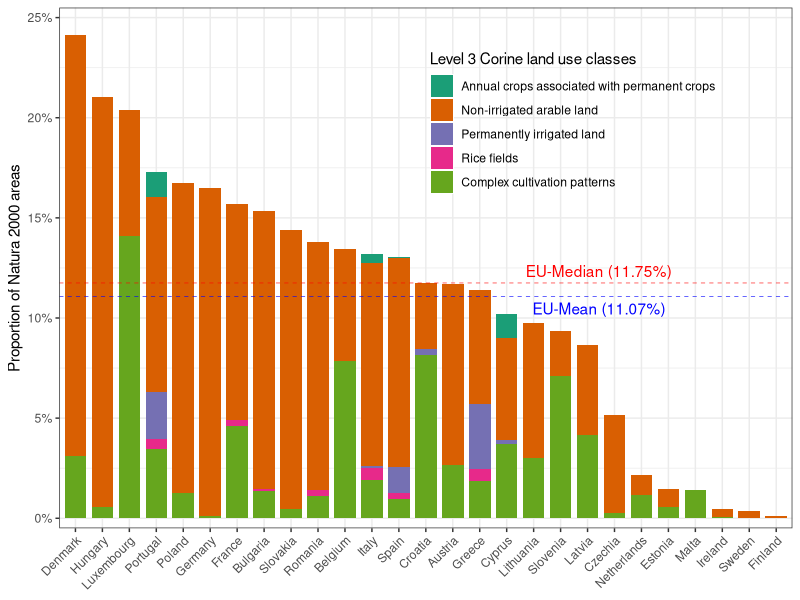
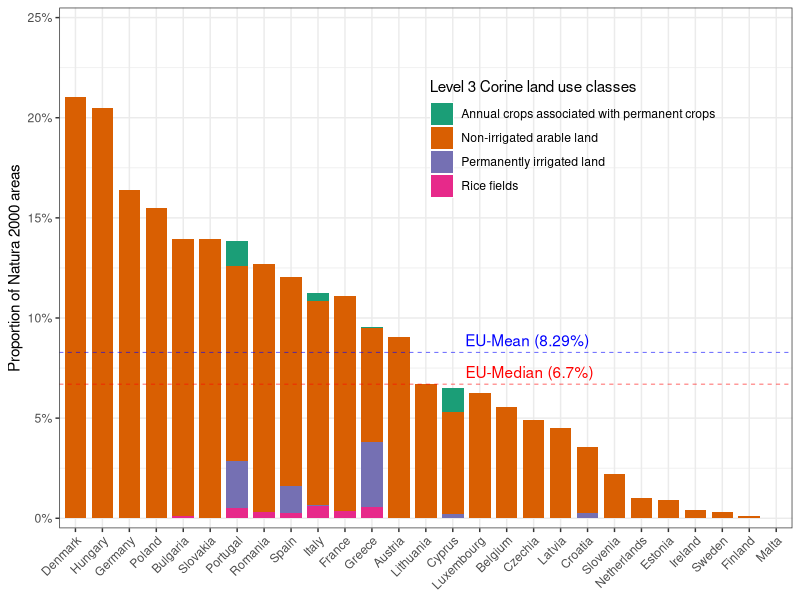

Write the R code that produced these figures, in order.
## ---- chunk 1
knitr::opts_chunk$set(
  collapse = TRUE,
  comment = "#>",
  message = FALSE,
  warning = FALSE,
  error = FALSE
)
## ---- chunk 2
library(tidyverse)
library(readr)
library(readxl)
library(forcats)
library(stringr)
library(terra)
library(RColorBrewer)
## ---- chunk 3
#Loading data
level3 <- read_excel("level3.xlsx")
## ---- chunk 4
natura2000_area <- level3 |>  
  mutate(natura2000_area = rowSums(across(where(is.numeric)), na.rm = T)) |>  
  distinct(country, .keep_all = T) |> 
  select(country, natura2000_area)
## ---- chunk 5
plot_dat_2 <- level3 |>  
  distinct(country, .keep_all = T) |>  
  select(c(1,13:23))  |>  
  pivot_longer(-1, values_to = "area", names_to = "category") |> 
  mutate(type_short = str_extract(category, "[A-Z].+")) |>  
  select(country, category, area, type_short)
## ---- chunk 6
plot_dat_2 <- plot_dat_2 |>  
  mutate(
    type_short_level_3 = case_when(
      type_short %in% c("Permanently irrigated land", "Annual crops associated with permanent crops", "Non-irrigated arable land", "Rice fields", "Complex cultivation patterns") ~ "Agriculture in rotation",
      type_short %in% c("Vineyards", "Fruit trees and berry plantations", "Olive groves", "Agro-forestry areas") ~ "Agroforestry and food trees",
      type_short == "Pastures" ~ "Permanent grassland",
      TRUE ~ type_short # Default to the existing value
  ))|>  
  filter(country != "Grand Total")
## ---- chunk 7
plot_dat_2 <- plot_dat_2 |> 
  left_join(natura2000_area, by = "country") |>  
  mutate(proportion_level_3 = area / natura2000_area) |>  
  reframe(proportion_level_3 = proportion_level_3,
          proportion_sum = sum(proportion_level_3, na.rm = T),
          type_short = type_short,
          .by = c(country, type_short_level_3))
## ---- chunk 8
dark2_colors_max <- c("#1B9E77", "#D95F02", "#7570B3", "#E7298A", "#66A61E" )

# Relevel the 'type_short' factor to define the stacking order
order_levels <- c(
  "Annual crops associated with permanent crops",
  "Non-irrigated arable land",
  "Permanently irrigated land",
  "Rice fields",
  "Complex cultivation patterns"
)

summary_vals <- plot_dat_2 |> 
  filter(type_short_level_3 == "Agriculture in rotation") |>  
  summarize(
    median_val = round(median(proportion_sum, na.rm = TRUE), digits = 4),
    mean_val = round(mean(proportion_sum, na.rm = TRUE), digits = 4)
  )


plot_dat_2 |> 
  filter(type_short_level_3 == "Agriculture in rotation") |> 
  mutate(type_short = factor(type_short, levels = order_levels)) |>   # Relevel the 'type_short' variable
  ggplot(aes(x = fct_reorder(country, proportion_sum, .desc = TRUE), 
             y = proportion_level_3, 
             fill = type_short)) +
  theme_bw() +
  scale_fill_manual(values = dark2_colors_max, name = "Level 3 Corine land use classes") +  # Use Dark2 palette
  geom_bar(position = "stack", stat = "identity", width = 0.8) +
  theme(axis.title.x = element_blank(),  # Remove x-axis title (label)
        axis.text.x = element_text(angle = 45, hjust = 1),  # Keep x-axis text
        plot.title = element_text(hjust = 0.5),
        legend.background = element_blank(),
        legend.position = c(0.7, 0.78)) +
  scale_y_continuous(expand = c(0.02, 0), labels = scales::percent, limits = c(0, 0.25)) +
  geom_hline(yintercept = summary_vals$median_val, linetype = "dashed", color = "red", linewidth = 0.2) +  # Add stippled line
  geom_hline(yintercept = summary_vals$mean_val, linetype = "dashed", color = "blue", linewidth = 0.2) +  # Add stippled line
  annotate("text", x = 15, y = summary_vals$median_val, 
           label = paste0("EU-Median ", "(", summary_vals$median_val * 100, "%)"), 
           color = "red", hjust = -0.5, vjust = -0.5) +
  annotate("text", x = 15, y = summary_vals$mean_val, 
           label = paste0("EU-Mean ", "(", summary_vals$mean_val * 100, "%)"), 
           color = "blue", hjust = -0.6, vjust = 1.5) +
  ylab("Proportion of Natura 2000 areas")


## ---- chunk 9
dark2_colors_min <- c("#1B9E77", "#D95F02", "#7570B3", "#E7298A")


# excluding complex cultivation patterns and calculating proportions for countries
plot_dat_2_min <- level3 %>% 
  distinct(country, .keep_all = T) %>% 
  #mutate("nat_area" = rowSums(across(where(is.numeric)), na.rm = T)) %>% 
  select(c(1,13:23)) %>% 
  pivot_longer(-1, values_to = "area", names_to = "category") %>% 
  filter(category != "Agriculture mosaics with significant natural vegetation") %>% 
  mutate(type_short = str_extract(category, "[A-Z].+")) %>% 
  select(1,3,4) %>% 
  mutate(type_short_level_3 = ifelse(type_short %in% c("Permanently irrigated land", "Annual crops associated with permanent crops", "Non-irrigated arable land", "Rice fields"), "Landbrug i omdrift", type_short)) %>% 
  mutate(type_short_level_3 = ifelse(type_short %in% c("Vineyards", "Fruit trees and berry plantations", "Olive groves", "Agro-forestry areas"), "Agro-forestry og fødevaretræer", type_short_level_3)) %>% 
  mutate(type_short_level_3 = ifelse(type_short == "Pastures", "Permanent græs", type_short_level_3)) %>% 
  filter(country != "Grand Total") %>% 
  left_join(., natura2000_area, by = "country") %>% 
  mutate(proportion_level_3 = area / natura2000_area) %>% 
  group_by(country, type_short_level_3) %>% 
  reframe(proportion_level_3 = proportion_level_3,
          proportion_sum = sum(proportion_level_3, na.rm = T),
          type_short = type_short)

# calculating median proportion agriculture 
median_val_min <- plot_dat_2_min %>% 
    filter(type_short_level_3 == "Landbrug i omdrift") %>% 
    pull(proportion_sum) %>% 
    median() %>% 
    round(., digits = 4)

# calculating mean proportion agricultiure
mean_val_min <- plot_dat_2_min %>% 
    filter(type_short_level_3 == "Landbrug i omdrift") %>% 
    pull(proportion_sum) %>% 
    mean() %>% 
    round(., digits = 4)

plot_dat_2_min %>% 
    filter(type_short_level_3 == "Landbrug i omdrift") %>% 
    ggplot(aes(x = fct_reorder(country, proportion_sum, .desc = TRUE), y = proportion_level_3, fill = type_short)) +
  theme_bw() +
  scale_fill_manual(values = dark2_colors_min, name = "Level 3 Corine land use classes") +  # Use Set3 palette
  geom_bar(position = "stack", stat = "identity", width = 0.8) +
  theme(axis.title.x = element_blank(),  # Remove x-axis title (label)
        axis.text.x = element_text(angle = 45, hjust = 1),  # Keep x-axis text
        plot.title = element_text(hjust = 0.5),
        legend.background=element_blank(),
        legend.position = c(0.7,0.75)) +
  scale_y_continuous(expand = c(0.02,0), labels = scales::percent, limits = c(0,0.25)) +
  geom_hline(yintercept = median_val_min, linetype = "dashed", color = "red", linewidth = 0.2) +  # Add stippled line
      geom_hline(yintercept = mean_val_min, linetype = "dashed", color = "blue", linewidth = 0.2) +  # Add stippled line

  annotate("text", x = 15, y = median_val_min, label = paste0("EU-Median ", "(",median_val_min*100,"%)"), color = "red", hjust = -0.1, vjust = -0.5) +
    annotate("text", x = 15, y = mean_val_min, label = paste0("EU-Mean ", "(",mean_val_min*100,"%)"), color = "blue", hjust = -0.1, vjust = -0.5)+
  ylab("Proportion of Natura 2000 areas")
